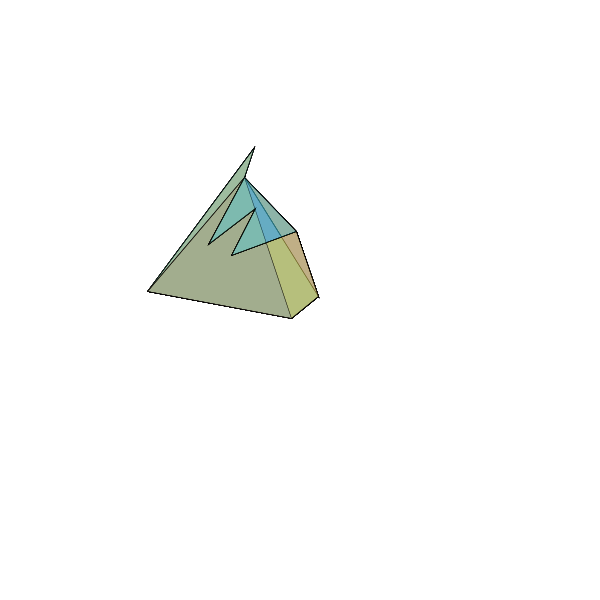
Frame 1 (no input)
Frame 60 (the mouse pressed at the canvas centre just before this capture): identical to frame 1, image omitted
Frame 120 (the mouse held since frame 60 and released just before this capture): identical to frame 1, image omitted

The Processing sketch that drew this single still picture (run headless with seeded random() and noise(); from frame 60 on, the mouse is pressed at the canvas centre):

// Processing sketch: P2
// ── P2.pde
CShape[] formas;
void setup(){
	//noiseSeed(3);
	//randomSeed(1);
	background(255);
	size(600,600);
	formas=new CShape[50];
	for (int i = 0; i < formas.length; ++i) {
		formas[i]=new CShape();
	}
	for (CShape forma : formas) {
		forma.show();
	}

}
void draw(){
	


	
}
// ── CShape.pde
class CShape{
	ArrayList<Float> points;
	float xoff=0.00;
	float c;


	CShape(){
		points=new ArrayList<Float>();
		float l = random(5,10);
		for (int i = 0; i < l ; ++i) {
			xoff+=10;
			float v = map (noise(xoff),0,1,0,width);
			points.add(v);
		}

	
	 c =random(0, 255);
	}


	void show(){
	colorMode(HSB);
	xoff+=0.5;
	//float bn=map(sin(xoff),0,1,0,255);
	fill(c,200,255,60);
	strokeWeight(0.5);
	//strokeJoin(BEVEL);
	//noStroke();
	beginShape();
	for (int i = points.size()-1; i > 0 ; i-=1) {
		vertex(points.get(i),points.get(i-1));
	}
		
    
    endShape(CLOSE);

	}

}
